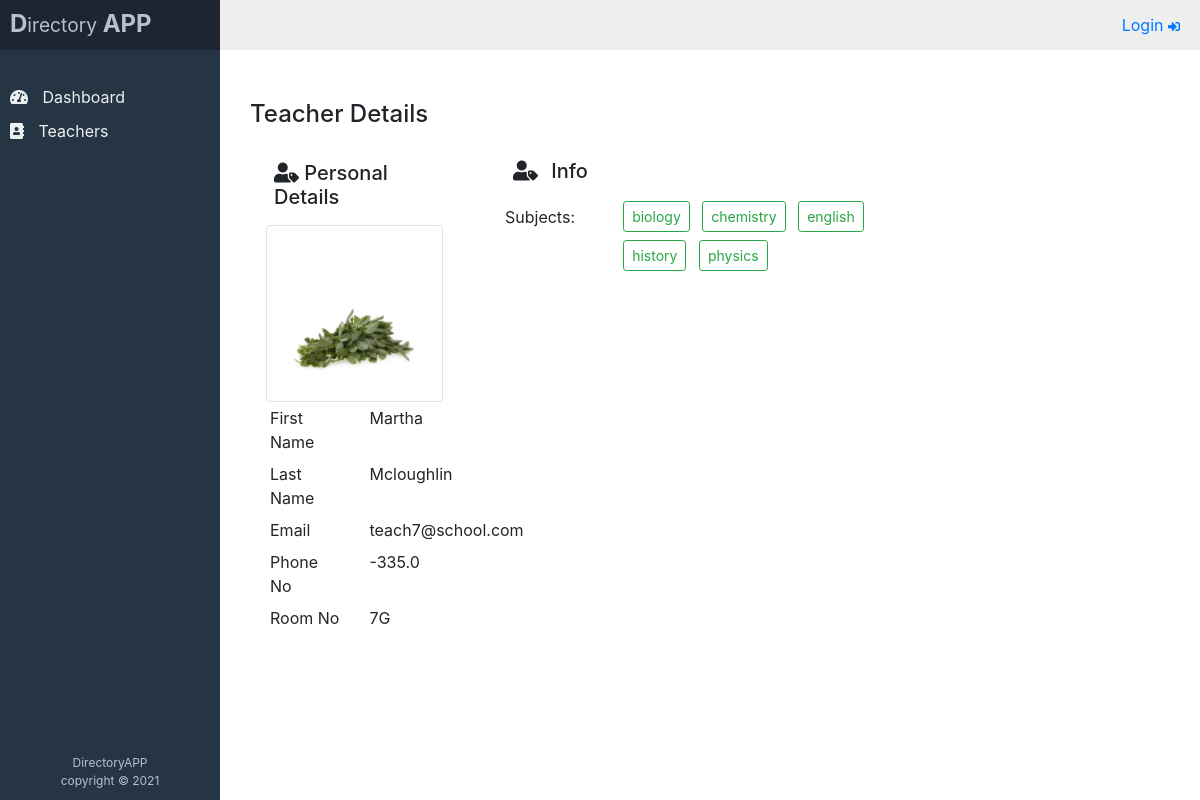
The app's page /directory/teachers/detail/339/ with its own data.
### profiles/models.py (models this page shows, shortened)
class TeacherProfile(BaseModel):
    first_name = models.CharField(max_length=50)
    last_name = models.CharField(max_length=50)
    email = models.EmailField(unique=True)
    phone_number = models.CharField(max_length=50)
    room_number = models.CharField(max_length=50)
    room_number = models.CharField(max_length=50)
    profile_picture = models.FileField(
                    default="default_picture.jpeg",
                    upload_to="teachers/"
                )
    subjects = models.ManyToManyField(Subject, related_name="teachers")
    class Meta:
        db_table = "teacher_profiles"
        ordering = ["-created_by"]
    def get_full_name(self):
        return f"{self.first_name} {self.last_name}"

### subjects/models.py (models this page shows, shortened)
class Subject(BaseModel):
    name = models.CharField(max_length=50, unique=True)
    class Meta:
        db_table = "subjects"
        ordering = ["name"]

### profiles/views.py (the view)
# urls.py: path("detail/<int:pk>/", views.TeacherDetailView.as_view(), name="teachers_detail"),
class TeacherDetailView(DetailView):
    template_name = "profiles/teacher_detail.html"
    model = TeacherProfile
    context_object_name = "teacher_obj"
    def get_context_data(self, **kwargs):
        context = super().get_context_data(**kwargs)
        context["title"] = "Teacher Details"
        return context

### templates/profiles/teacher_detail.html
{% extends 'dashboard/dashboard_base.html' %}
{% block content %}
    <div>
        <h4>{{title}}</h4>
        <div class="row">
            <div class="col-md-3">
                <div class="detail_left p-3">
                    <div class="header p-2">
                        <h5><i class="fas fa-user-tag"></i> Personal Details</h5>
                    </div>
                    <div class="profile_pic">
                        <img src="{{ teacher_obj.profile_picture.url }}"
                        alt="{{teacher_obj.get_full_name}}"
                        title="{{teacher_obj.get_full_name}}"
                        class="img-thumbnail">
                    </div>
                    <div class="personal_details">
                        <div class="row p-1">
                            <div class="col-sm-6">First Name</div>
                            <div class="col-sm-6">{{ teacher_obj.first_name }}</div>
                        </div>
                        <div class="row p-1">
                            <div class="col-sm-6">Last Name</div>
                            <div class="col-sm-6">{{ teacher_obj.last_name }}</div>
                        </div>
                        <div class="row p-1">
                            <div class="col-sm-6">Email</div>
                            <div class="col-sm-6">{{ teacher_obj.email }}</div>
                        </div>
                        <div class="row p-1">
                            <div class="col-sm-6">Phone No</div>
                            <div class="col-sm-6">{{ teacher_obj.phone_number }}</div>
                        </div>
                        <div class="row p-1">
                            <div class="col-sm-6">Room No</div>
                            <div class="col-sm-6">{{ teacher_obj.room_number }}</div>
                        </div>
                    </div>
                </div>
            </div>
            <div class="col-md-9">
                <div class="detail_right p-3">
                    <div class="header">
                        <h5><i class="fas fa-user-tag p-2"></i> Info</h5>
                    </div>
                    <div>
                        <div class="row">
                            <div class="col-sm-2 mt-2">Subjects: </div>
                            <div class="col-sm-6">
                                {% for subject in teacher_obj.subjects.all %}
                                    <span class="btn btn-outline-success btn-outline btn-sm
                                    m-1 ">
                                        {{ subject.name }}
                                    </span>
                                {% endfor %}
                            </div>
                        </div>
                    </div>
                </div>
            </div>
        </div>
    </div>
{% endblock %}

### records on screen
TeacherProfile: profile_picture (picture), first_name "Martha", last_name "Mcloughlin", email "teach7@school.com", phone_number "-335.0", room_number "7G"
Subject: name "biology"
Subject: name "chemistry"
Subject: name "english"
Subject: name "history"
Subject: name "physics"

### other values on screen
{{ title }} "Teacher Details"
